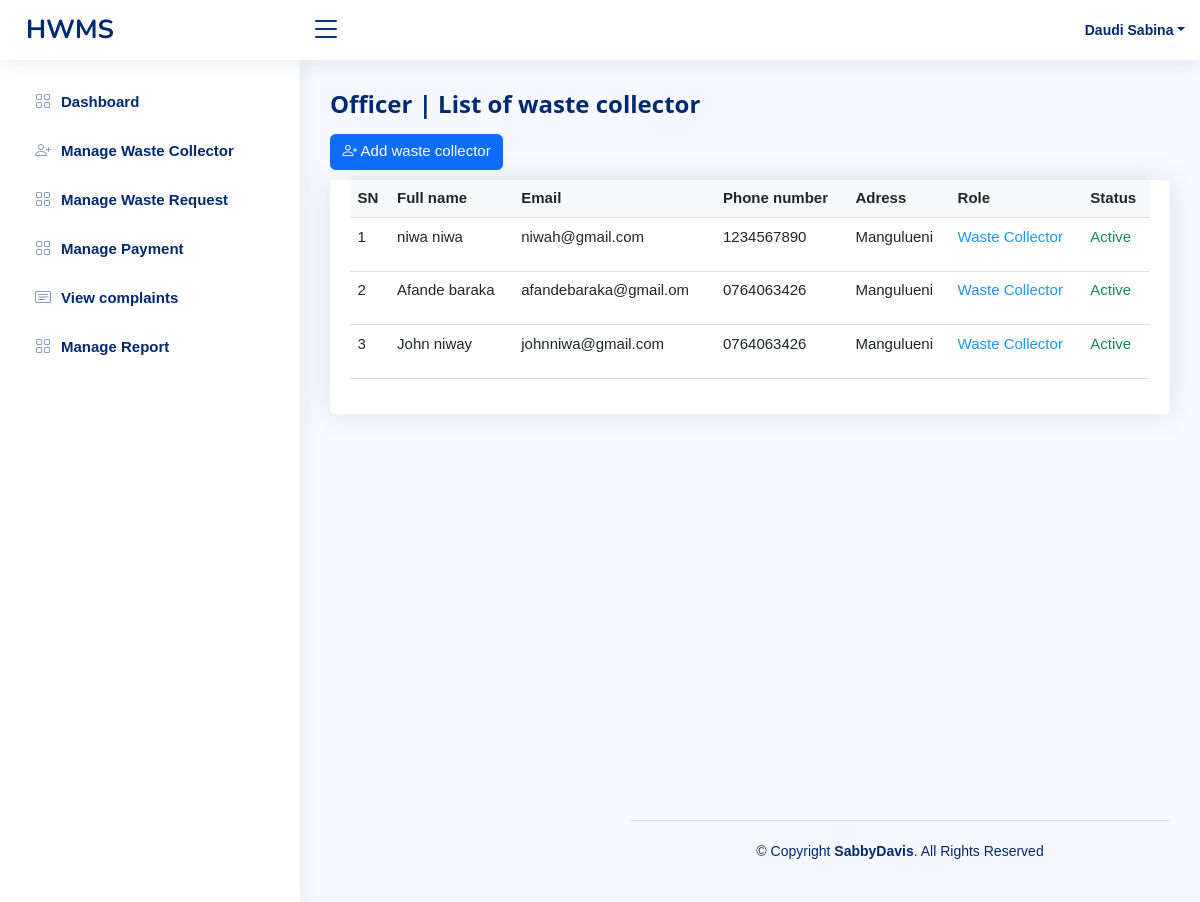
Screenshot of /officer/waste_collector.php (signed in) with the database file from the repository.
### tables this page shows
CREATE TABLE IF NOT EXISTS `users` (
  `user_id` int NOT NULL AUTO_INCREMENT,
  `fname` varchar(100) NOT NULL,
  `lname` varchar(100) NOT NULL,
  `email` varchar(100) NOT NULL,
  `password` varchar(255) NOT NULL DEFAULT '$2y$10$9nynCknZcZ/IgqjGDsIog.LIux8bWUsGW6ZMW5t.SkREPcNv5zlXi',
  `address_id` int NOT NULL,
  `contact` varchar(50) NOT NULL,
  `status` int NOT NULL DEFAULT '4',
  `role_id` int NOT NULL DEFAULT '1',
  PRIMARY KEY (`user_id`),
  KEY `role_id` (`role_id`),
  KEY `address_id` (`address_id`),
  KEY `status` (`status`)
);

CREATE TABLE IF NOT EXISTS `street` (
  `id` int NOT NULL AUTO_INCREMENT,
  `name` varchar(100) NOT NULL,
  `ward_id` int NOT NULL,
  PRIMARY KEY (`id`),
  KEY `ward_id` (`ward_id`)
);

### officer/waste_collector.php (the view, shortened to what this page needs)
<?php
require_once('../app/connection.php');
$user_id = $_SESSION['id'];
if (empty($user_id)) {
    header('location:../index.php');
} else {
    $query = "select * from users where user_id =$user_id ";
    $send = mysqli_query($con, $query);
    $rows = mysqli_fetch_assoc($send);
}
?>
<!DOCTYPE html>
<html lang="en">
<head>
    <link href="../assets/vendor/bootstrap/css/bootstrap.min.css" rel="stylesheet">
    <link href="../assets/vendor/bootstrap-icons/bootstrap-icons.css" rel="stylesheet">
    <link href="../assets/vendor/boxicons/css/boxicons.min.css" rel="stylesheet">
    <link href="../assets/vendor/quill/quill.snow.css" rel="stylesheet">
    <link href="../assets/vendor/quill/quill.bubble.css" rel="stylesheet">
    <link href="../assets/vendor/remixicon/remixicon.css" rel="stylesheet">
    <link href="../assets/vendor/simple-datatables/style.css" rel="stylesheet">
    <link href="../assets/css/style.css" rel="stylesheet">
    <link rel="stylesheet" href="../assets/css/w3.css">
</head>
<body>
    <header id="header" class="header fixed-top d-flex align-items-center">
        <div class="d-flex align-items-center justify-content-between">
            <a href="index.html" class="logo d-flex align-items-center">
                <span class="d-none d-lg-block">HWMS</span>
            </a>
            <i class="bi bi-list toggle-sidebar-btn"></i>
        </div>
        <nav class="header-nav ms-auto">
            <ul class="d-flex align-items-center">
                <li class="nav-item dropdown pe-3">
                    <a class="nav-link nav-profile d-flex align-items-center pe-0" href="#" data-bs-toggle="dropdown">
                        <span class="d-none d-md-block dropdown-toggle ps-2"> <?php echo $rows['lname'] . " " . $rows['fname']; ?></span>
                    </a>
                </li>
            </ul>
        </nav>
    </header>
    <aside id="sidebar" class="sidebar">
        <ul class="sidebar-nav" id="sidebar-nav">
            <li class="nav-item">
                <a class="nav-link collapsed" href="officerDashboard.php">
                    <i class="bi bi-grid"></i>
                    <span>Dashboard</span>
                </a>
            </li>
            <li class="nav-item">
                <a class="nav-link collapsed" href="waste_collector.php">
                    <i class="bi bi-person-plus"></i>
                    <span>Manage Waste Collector</span>
                </a>
            </li>
            <li class="nav-item">
                <a class="nav-link collapsed" href="waste_request.php">
                    <i class="bi bi-grid"></i>
                    <span>Manage Waste Request</span>
                </a>
            </li>
            <li class="nav-item">
                <a class="nav-link collapsed" href="waste_request.php">
                    <i class="bi bi-grid"></i>
                    <span>Manage Payment</span>
                </a>
            </li>
            <li class="nav-item">
                <a class="nav-link collapsed" href="complaints.php">
                    <i class="bi bi-card-text"></i>
                    <span>View complaints</span>
                </a>
            </li>
            <li class="nav-item">
                <a class="nav-link collapsed" href="status.php">
                    <i class="bi bi-grid"></i>
                    <span>Manage Report</span>
                </a>
            </li>
        </ul>
    </aside>
    <main id="main" class="main">
        <div class="pagetitle">
            <h1>Officer | List of waste collector </h1>
            <a href="./add_waste_collector.php">
                <button type="submit " class="btn btn-primary sm float-right bi bi-person-plus mt-3" href="status.php"> Add waste collector</button>
            </a>
        </div>
        <section class="section" style="height:80vh;">
            <div class="col-md-12">
                <div class="panel panel-primary filterable ">
                    <section class="section">
                        <div class="row">
                            <div class="col-lg-12">
                                <div class="card">
                                    <div class="card-body">
                                        <table class="table datatable table-responsive">
                                            <?php
                                            $select = "SELECT * FROM users where role_id =2 ";
                                            $result = mysqli_query($con, $select);
                                            if (mysqli_num_rows($result) > 0) {
                                            ?>
                                                <thead>
                                                    <tr class="bg-light text-dark">
                                                        <th class="">SN</th>
                                                        <th class=" col" colspan="2">Full name</th>
                                                        <th class="col">Email</th>
                                                        <th class="col">Phone number</th>
                                                        <th class="col">Adress</th>
                                                        <th class="col"> Role</th>
                                                        <th class="col"> Status</th>
                                                    </tr>
                                                </thead>
                                                <tbody>
                                                    <?php
                                                    $sn = 1;
                                                    while ($user = mysqli_fetch_assoc($result)) {
                                                        $fname = $user['fname'];
                                                        $lname = $user['lname'];
                                                        $email = $user['email'];
                                                        $contact = $user['contact'];
                                                        $address_id = $user['address_id'];
                                                        $select_street = "select * from street where id = $address_id";
                                                        $result_street = mysqli_query($con, $select_street);
                                                        if ($row = mysqli_num_rows($result_street)) {
                                                            while ($stname = mysqli_fetch_assoc($result_street)) {
                                                                $street_name = $stname['name'];
                                                            }
                                                        }
                                                    ?>
                                                        <tr id="<?php echo $user['user_id']; ?>" class="id" style="text-align: ;">
                                                            <td class="col"><?php echo $sn++; ?></td>
                                                            <td class="col" colspan="2"><?php echo $fname . " " . $lname ?> </td>
                                                            <td class="col"><?php echo $email ?></td>
                                                            <td class="col"><?php echo $contact ?></td>
                                                            <td class="col"><?php echo $street_name; ?></td>
                                                            <td class="col">
                                                                <?php
                                                                if ($user['role_id'] == 1) {
                                                                ?>
                                                                    <span class="w3-text-gray">Waste Generator</span>
                                                                <?php
                                                                } elseif ($user['role_id'] == 2) {
                                                                ?>
                                                                    <span class="w3-text-blue">Waste Collector</span>
                                                                <?php
                                                                } elseif ($user['role_id'] == 3) {
                                                                ?>
                                                                    <span class="w3-text-green">Officer</span>
                                                                <?php
                                                                } elseif ($user['role_id'] == 4) {
                                                                ?>
                                                                    <span class="w3-text-green">Admin</span>
                                                                <?php
                                                                }
                                                                ?>
                                                            </td>
                                                            <td class="col">
                                                                <?php
                                                                if ($user['status'] == 4) { ?>
                                                                    <p class='w3-text text-success'>Active</p>
                                                                <?php } else { ?>
                                                                    <p class='w3-text w3-text-red'>In Active</p>
                                                                <?php }
                                                                ?>
                                                            </td>
                                                        </tr>
                                                <?php
                                                    }
                                                } else {
                                                    echo "No Records";
                                                }
                                                ?>
                                                </tbody>
                                        </table>
                                    </div>
                                </div>
                            </div>
                        </div>
                    </section>
                </div>
            </div>
        </section>
        <footer id="footer" class="footer">
            <div class="copyright">
                &copy; Copyright <strong><span>SabbyDavis</span></strong>. All Rights Reserved
            </div>
        </footer>
</body>
</html>

### assets/css/style.css (style rules this page uses)
:root { scroll-behavior: smooth; }
body { font-family: "Open Sans", sans-serif; background: #f6f9ff; color: #444444; }
a { color: #4154f1; text-decoration: none; }
h1, h2, h3, h4, h5, h6 { font-family: "Nunito", sans-serif; }
#main { margin-top: 60px; padding: 20px 30px; transition: all 0.3s; }
.pagetitle { margin-bottom: 10px; }
.pagetitle h1 { font-size: 24px; margin-bottom: 0; font-weight: 600; color: #012970; }
.card { margin-bottom: 30px; border: none; border-radius: 5px; box-shadow: 0px 0 30px rgba(1, 41, 112, 0.1); }
.card-body { padding: 0 20px 20px 20px; }
.logo { line-height: 1; }
@media (min-width: 1200px) { .logo { width: 280px; } }
.logo span { font-size: 26px; font-weight: 700; color: #012970; font-family: "Nunito", sans-serif; }
.header { transition: all 0.5s; z-index: 997; height: 60px; box-shadow: 0px 2px 20px rgba(1, 41, 112, 0.1); background-color: #fff; padding-left: 20px; }
.header .toggle-sidebar-btn { font-size: 32px; padding-left: 10px; cursor: pointer; color: #012970; }
.header-nav ul { list-style: none; }
.header-nav>ul { margin: 0; padding: 0; }
.header-nav .nav-profile { color: #012970; }
.header-nav .nav-profile span { font-size: 14px; font-weight: 600; }
.sidebar { position: fixed; top: 60px; left: 0; bottom: 0; width: 300px; z-index: 996; transition: all 0.3s; padding: 20px; overflow-y: auto; scrollbar-width: thin; scrollbar-color: #aab7cf transparent; box-shadow: 0px 0px 20px rgba(1, 41, 112, 0.1); background-color: #fff; }
@media (min-width: 1200px) { #main, #footer { margin-left: 300px; } }
.sidebar-nav { padding: 0; margin: 0; list-style: none; }
.sidebar-nav li { padding: 0; margin: 0; list-style: none; }
.sidebar-nav .nav-item { margin-bottom: 5px; }
.sidebar-nav .nav-link { display: flex; align-items: center; font-size: 15px; font-weight: 600; color: #4154f1; transition: 0.3; background: #f6f9ff; padding: 10px 15px; border-radius: 4px; }
.sidebar-nav .nav-link i { font-size: 16px; margin-right: 10px; color: #4154f1; }
.sidebar-nav .nav-link.collapsed { color: #012970; background: #fff; }
.sidebar-nav .nav-link.collapsed i { color: #899bbd; }
.footer { padding: 20px 0; font-size: 14px; transition: all 0.3s; border-top: 1px solid #cddfff; }
.footer .copyright { text-align: center; color: #012970; }

### assets/css/w3.css (style rules this page uses)
*,*:before,*:after { box-sizing:inherit }
html { -ms-text-size-adjust:100%;-webkit-text-size-adjust:100% }
body { margin:0 }
article,aside,details,figcaption,figure,footer,header,main,menu,nav,section { display:block }
a { background-color:transparent }
b,strong { font-weight:bolder }
button,input,select,textarea,optgroup { font:inherit;margin:0 }
button,input { overflow:visible }
button,select { text-transform:none }
button,[type=button],[type=reset],[type=submit] { -webkit-appearance:button }
html,body { font-family:Verdana,sans-serif;font-size:15px;line-height:1.5 }
html { overflow-x:hidden }
h1 { font-size:36px }
h1,h2,h3,h4,h5,h6 { font-family:"Segoe UI",Arial,sans-serif;font-weight:400;margin:10px 0 }
a { color:inherit }
.w3-main,#main { transition:margin-left .4s }
.w3-text-blue,.w3-hover-text-blue:hover { color:#2196F3!important }

### rows the page displays
users: lname "Daudi", fname "Sabina"
users: fname "niwa", lname "niwa", email "niwah@gmail.com", contact "1234567890", address.name "Mangulueni", shows "Waste Collector", shows "Active"
users: fname "Afande", lname "baraka", email "afandebaraka@gmail.om", contact "0764063426", address.name "Mangulueni", shows "Waste Collector", shows "Active"
users: fname "John", lname "niway", email "johnniwa@gmail.com", contact "0764063426", address.name "Mangulueni", shows "Waste Collector", shows "Active"
